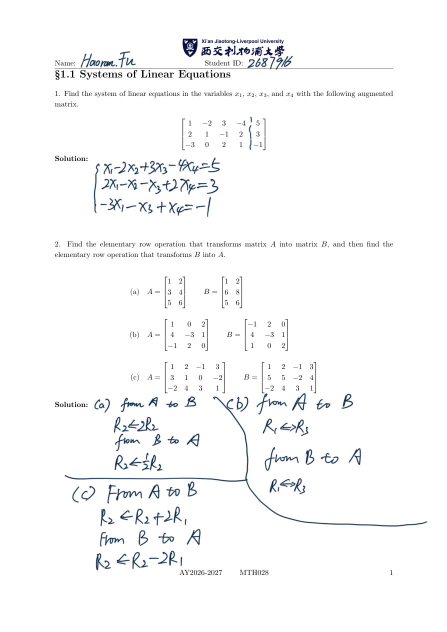
#> input picture materials/a1/1.jpg, 893 x 1263 px (shown at 1/2 size)
$ python -i material_pages.py   (imports and definitions only)
#> lines starting #> are read from the running program, lines starting #| are printed output that depends on the picture
#!/usr/bin/env python3
"""Read-only audit of every PDF and preview in both course libraries.

Run from any directory: python checks/material_pages.py
Dependencies: Node.js, PyMuPDF, Pillow, NumPy. No repository files are changed.
Use --json /tmp/material-pages.json to save a machine-readable report outside the site.
"""
from __future__ import annotations

import argparse
import json
from pathlib import Path
import re
import subprocess
import sys
import time

import fitz
import numpy as np
from PIL import Image, ImageFilter, ImageOps


# [25 lines left out: functions load_materials, safe_path, open_original, not called in this run]


def thumbnail(image: Image.Image) -> np.ndarray:
    image = ImageOps.exif_transpose(image).convert('L').resize((96, 128), Image.Resampling.LANCZOS)
    return np.asarray(image.filter(ImageFilter.GaussianBlur(.65)), dtype=np.float32)


# [154 lines left out: functions pdf_thumbnail, visible_folios, audit_material, main, not called in this run]


# [2 lines not run here, left out]

>>> from PIL import Image
>>> picture = Image.open('../materials/a1/1.jpg')
#> picture is the input picture: PIL image 893x1263 RGB; mean R, G, B 248.8, 249.2, 249.7
>>> result = thumbnail(picture)
#> in thumbnail, `image = ImageOps.exif_transpose(image).convert('L').resize((96, 128), ..`:
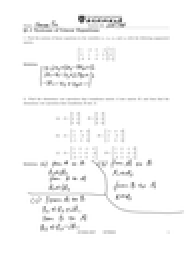
#> image: PIL image 96x128 L (shown 2 times larger); min 63, max 255, mean 248.6

$ run again, on materials/a2/2.jpg
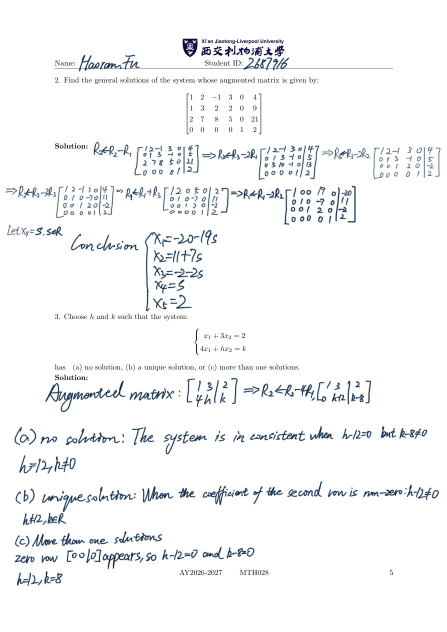
#> input picture materials/a2/2.jpg, 893 x 1263 px (shown at 1/2 size)
#> picture is the input picture: PIL image 893x1263 RGB; mean R, G, B 245.9, 246.7, 247.7
#> in thumbnail, `image = ImageOps.exif_transpose(image).convert('L').resize((96, 128), ..`:
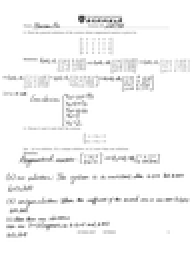
#> image: PIL image 96x128 L (shown 2 times larger); min 63, max 255, mean 246
#> in thumbnail, `return np.asarray(image.filter(ImageFilter.GaussianBlur(.65)), dtype=n..`:
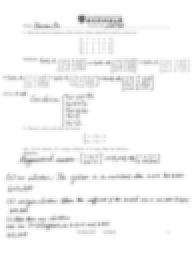
#> returned value: shape (128, 96) float32 (shown 2 times larger); min 100, max 255, mean 246.1

$ run again, on materials/a2/3.jpg
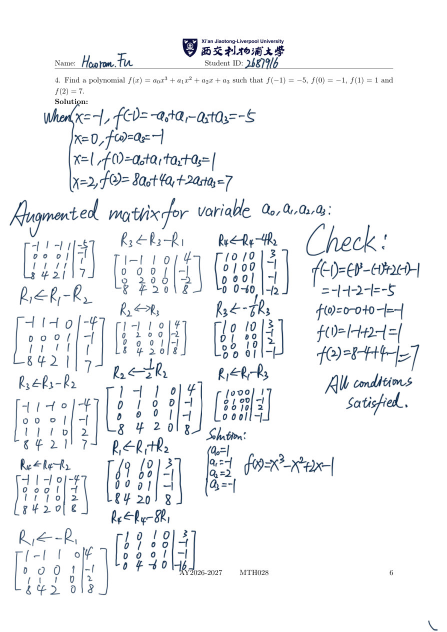
#> input picture materials/a2/3.jpg, 893 x 1263 px (shown at 1/2 size)
#> picture is the input picture: PIL image 893x1263 RGB; mean R, G, B 242.7, 244, 245.4
#> in thumbnail, `image = ImageOps.exif_transpose(image).convert('L').resize((96, 128), ..`:
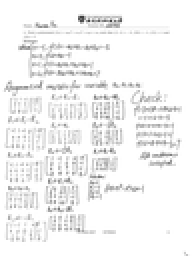
#> image: PIL image 96x128 L (shown 2 times larger); min 63, max 255, mean 243
#> in thumbnail, `return np.asarray(image.filter(ImageFilter.GaussianBlur(.65)), dtype=n..`:
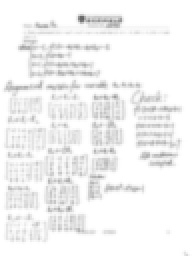
#> returned value: shape (128, 96) float32 (shown 2 times larger); min 100, max 255, mean 243

$ run again, on materials/a3/1.jpg
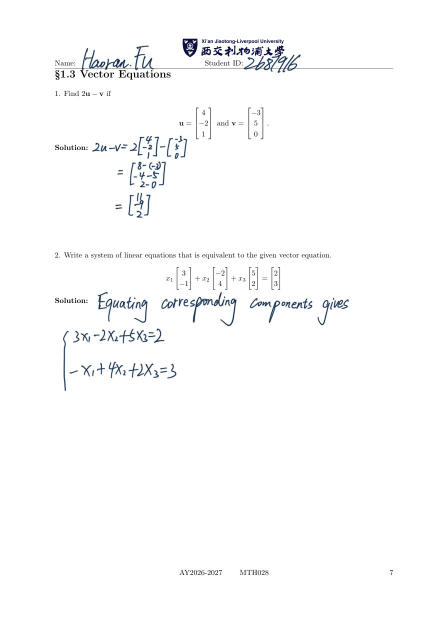
#> input picture materials/a3/1.jpg, 893 x 1263 px (shown at 1/2 size)
#> picture is the input picture: PIL image 893x1263 RGB; mean R, G, B 251.2, 251.5, 251.8
#> in thumbnail, `image = ImageOps.exif_transpose(image).convert('L').resize((96, 128), ..`:
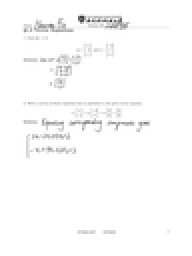
#> image: PIL image 96x128 L (shown 2 times larger); min 63, max 255, mean 251.2
